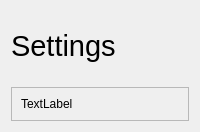
            <widget class="QWidget" name="settings_page">
             <layout class="QGridLayout" name="gridLayout_13">
              <item row="1" column="0">
               <widget class="QFrame" name="frame_3">
                <property name="frameShape">
                 <enum>QFrame::StyledPanel</enum>
                </property>
                <property name="frameShadow">
                 <enum>QFrame::Raised</enum>
                </property>
                <layout class="QGridLayout" name="gridLayout_12">
                 <item row="1" column="0">
                  <widget class="QLabel" name="label_11">
                   <property name="text">
                    <string>TextLabel</string>
                   </property>
                  </widget>
                 </item>
                </layout>
               </widget>
              </item>
              <item row="0" column="0">
               <widget class="QLabel" name="label_9">
                <property name="minimumSize">
                 <size>
                  <width>0</width>
                  <height>70</height>
                 </size>
                </property>
                <property name="maximumSize">
                 <size>
                  <width>16777215</width>
                  <height>100</height>
                 </size>
                </property>
                <property name="font">
                 <font>
                  <pointsize>22</pointsize>
                 </font>
                </property>
                <property name="text">
                 <string>Settings</string>
                </property>
               </widget>
              </item>
             </layout>
            </widget>
